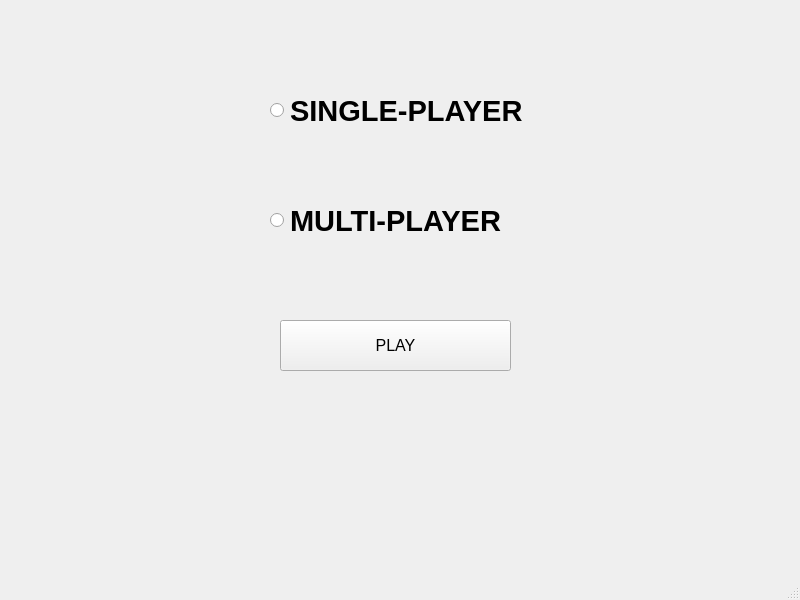
<?xml version="1.0" encoding="UTF-8"?>
<ui version="4.0">
 <class>MainWindow</class>
 <widget class="QMainWindow" name="MainWindow">
  <property name="geometry">
   <rect>
    <x>0</x>
    <y>0</y>
    <width>800</width>
    <height>600</height>
   </rect>
  </property>
  <property name="windowTitle">
   <string>MainWindow</string>
  </property>
  <widget class="QWidget" name="centralwidget">
   <widget class="QStackedWidget" name="stackedWidget">
    <property name="geometry">
     <rect>
      <x>-10</x>
      <y>0</y>
      <width>801</width>
      <height>531</height>
     </rect>
    </property>
    <property name="styleSheet">
     <string notr="true"/>
    </property>
    <property name="currentIndex">
     <number>1</number>
    </property>
    <widget class="QWidget" name="page">
     <widget class="QTextEdit" name="textEdit_2">
      <property name="enabled">
       <bool>false</bool>
      </property>
      <property name="geometry">
       <rect>
        <x>280</x>
        <y>100</y>
        <width>281</width>
        <height>61</height>
       </rect>
      </property>
      <property name="styleSheet">
       <string notr="true"/>
      </property>
      <property name="html">
       <string>&lt;!DOCTYPE HTML PUBLIC &quot;-//W3C//DTD HTML 4.0//EN&quot; &quot;http://www.w3.org/TR/REC-html40/strict.dtd&quot;&gt;
&lt;html&gt;&lt;head&gt;&lt;meta name=&quot;qrichtext&quot; content=&quot;1&quot; /&gt;&lt;style type=&quot;text/css&quot;&gt;
p, li { white-space: pre-wrap; }
&lt;/style&gt;&lt;/head&gt;&lt;body style=&quot; font-family:'MS Shell Dlg 2'; font-size:8.25pt; font-weight:400; font-style:normal;&quot;&gt;
&lt;p align=&quot;center&quot; style=&quot; margin-top:12px; margin-bottom:12px; margin-left:0px; margin-right:0px; -qt-block-indent:0; text-indent:0px;&quot;&gt;&lt;span style=&quot; font-size:28pt; font-weight:600;&quot;&gt;Type-Shooter&lt;/span&gt;&lt;/p&gt;&lt;/body&gt;&lt;/html&gt;</string>
      </property>
     </widget>
     <widget class="QPushButton" name="pushButton_4">
      <property name="geometry">
       <rect>
        <x>340</x>
        <y>190</y>
        <width>151</width>
        <height>41</height>
       </rect>
      </property>
      <property name="font">
       <font>
        <pointsize>16</pointsize>
       </font>
      </property>
      <property name="styleSheet">
       <string notr="true"/>
      </property>
      <property name="text">
       <string>New Game</string>
      </property>
     </widget>
    </widget>
    <widget class="QWidget" name="page_2">
     <widget class="QRadioButton" name="rdoSingle">
      <property name="geometry">
       <rect>
        <x>280</x>
        <y>90</y>
        <width>261</width>
        <height>41</height>
       </rect>
      </property>
      <property name="font">
       <font>
        <pointsize>22</pointsize>
        <weight>75</weight>
        <bold>true</bold>
       </font>
      </property>
      <property name="text">
       <string>SINGLE-PLAYER</string>
      </property>
     </widget>
     <widget class="QRadioButton" name="rdoMulti">
      <property name="geometry">
       <rect>
        <x>280</x>
        <y>200</y>
        <width>281</width>
        <height>41</height>
       </rect>
      </property>
      <property name="font">
       <font>
        <pointsize>22</pointsize>
        <weight>75</weight>
        <bold>true</bold>
       </font>
      </property>
      <property name="text">
       <string>MULTI-PLAYER</string>
      </property>
     </widget>
     <widget class="QPushButton" name="playButton_R">
      <property name="geometry">
       <rect>
        <x>290</x>
        <y>320</y>
        <width>231</width>
        <height>51</height>
       </rect>
      </property>
      <property name="font">
       <font>
        <pointsize>12</pointsize>
       </font>
      </property>
      <property name="text">
       <string>PLAY</string>
      </property>
     </widget>
    </widget>
    <widget class="QWidget" name="page_3"/>
   </widget>
  </widget>
  <widget class="QMenuBar" name="menubar">
   <property name="geometry">
    <rect>
     <x>0</x>
     <y>0</y>
     <width>800</width>
     <height>21</height>
    </rect>
   </property>
  </widget>
  <widget class="QStatusBar" name="statusbar"/>
 </widget>
 <resources/>
 <connections/>
</ui>
